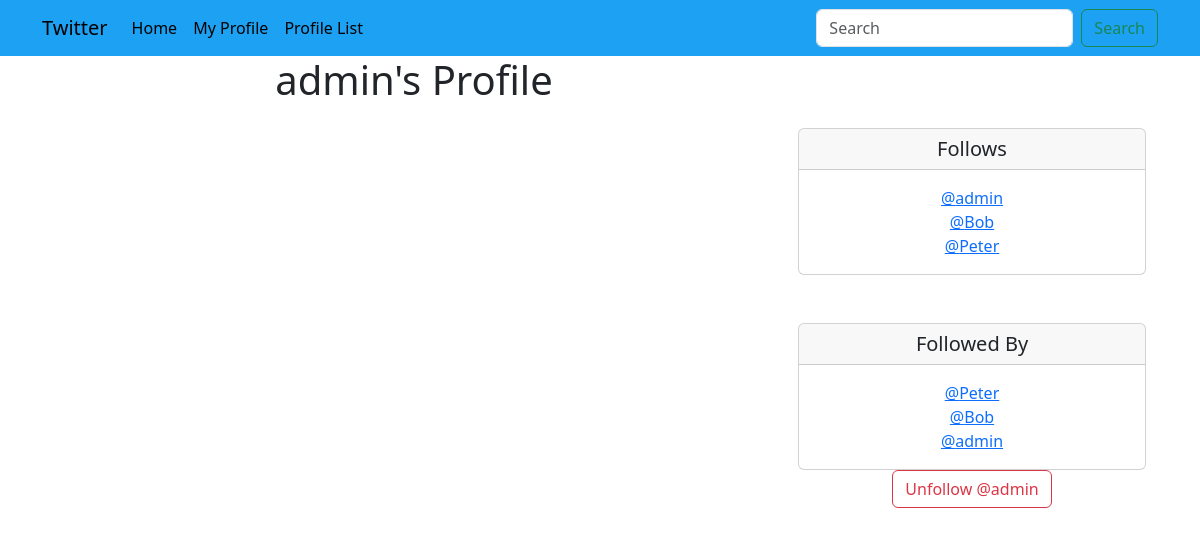
Screenshot of /profile/7/ (signed in) with the database file from the repository.
### main/models.py (models this page shows)
class Profile(models.Model):
    user = models.OneToOneField(User, on_delete=models.CASCADE)
    follows = models.ManyToManyField("self",
                                     related_name="followed_by",
                                     symmetrical=False,
                                     blank=True
                                     )
    date_modified = models.DateTimeField(User, auto_now=True)
    def __str__(self):
        return self.user.username

### main/views.py (the view, shortened to what this page needs)
# urls.py: path("profile/<int:pk>/", views.profile, name="profile"),
def profile(request, pk):
    if request.user.is_authenticated:
        profile = Profile.objects.get(user_id=pk)
        return render(request, "profile.html", {"profile": profile})
    else:
        messages.warning(request, "Log in to view page!")
        return redirect("home")

### templates/profile.html (shortened to what this page needs)
{% extends "base.html" %}
{% block content %}
<div class="container text-center">
		<div class="row">
			<div class="col-8">
				<h1>{{ profile.user.username }}'s Profile</h1>
				<br/>
			</div>
			<div class="col-4">
				<br/><br/><br/>
				<div class="card">
  <h5 class="card-header">Follows</h5>
  <div class="card-body">
    <p class="card-text">
    		{% for following in profile.follows.all %}
				<a href="{% url 'profile' following.user.id %}">@{{ following }}</a><br/>
			{% endfor %}
    </p>
  </div>
</div>
			<br/><br/>
			<div class="card">
  <h5 class="card-header">Followed By</h5>
  <div class="card-body">
    <p class="card-text">
    	{% for following in profile.followed_by.all %}
				<a href="{% url 'profile' following.user.id %}">@{{ following }}</a><br/>
			{% endfor %}
    </p>
  </div>
</div>
            <form method=POST>
{% if profile in user.profile.follows.all %}
 	<button class="btn btn-outline-danger" name="follow" value="unfollow" type="submit">
 		Unfollow @{{ profile.user.username|lower}}
 	</button>
{% else %}
	<button class="btn btn-outline-success" name="follow" value="follow" type="submit">
 		Follow @{{ profile.user.username|lower}}
 	</button>
{% endif %}
</form>
<br/>
{% endblock %}

### rows the page displays
Profile: user.username "admin"
Profile: user.username "Bob"
Profile: user.username "Peter"
